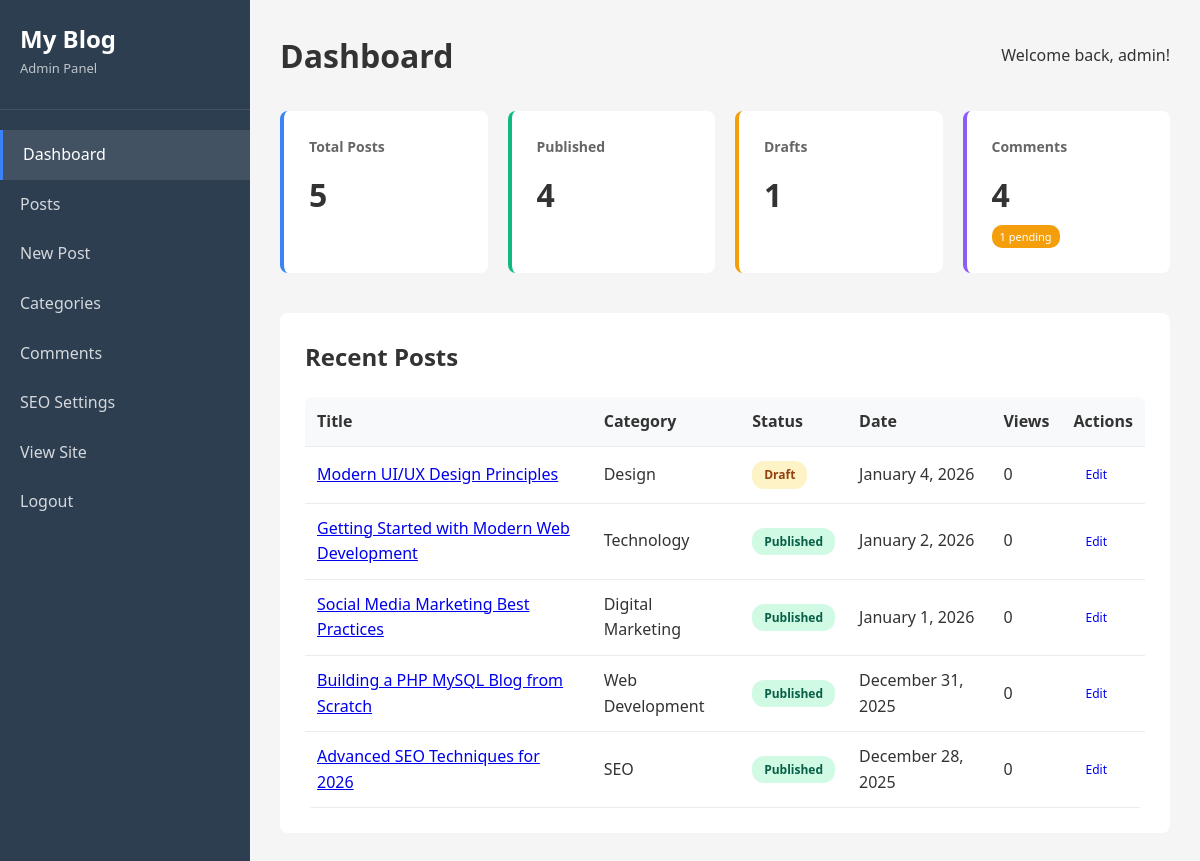
/admin/index.php (signed in), run on the app's committed database.
### tables this page shows
CREATE TABLE posts (
    id INT PRIMARY KEY AUTO_INCREMENT,
    author_id INT NOT NULL,
    category_id INT,
    title VARCHAR(255) NOT NULL,
    slug VARCHAR(255) UNIQUE NOT NULL,
    excerpt TEXT,
    content LONGTEXT NOT NULL,
    featured_image VARCHAR(255),
    status ENUM('draft', 'published', 'scheduled') DEFAULT 'draft',
    publish_date DATETIME,
    views INT DEFAULT 0,
    allow_comments BOOLEAN DEFAULT 1,
    meta_title VARCHAR(255),
    meta_description TEXT,
    meta_keywords TEXT,
    og_title VARCHAR(255),
    og_description TEXT,
    og_image VARCHAR(255),
    twitter_card VARCHAR(50) DEFAULT 'summary_large_image',
    canonical_url VARCHAR(255),
    schema_type VARCHAR(50) DEFAULT 'BlogPosting',
    created_at TIMESTAMP DEFAULT CURRENT_TIMESTAMP,
    updated_at TIMESTAMP DEFAULT CURRENT_TIMESTAMP ON UPDATE CURRENT_TIMESTAMP,
    FOREIGN KEY (author_id) REFERENCES users(id) ON DELETE CASCADE,
    FOREIGN KEY (category_id) REFERENCES categories(id) ON DELETE SET NULL,
    INDEX idx_slug (slug),
    INDEX idx_status (status),
    INDEX idx_publish_date (publish_date),
    INDEX idx_author (author_id),
    INDEX idx_category (category_id)
);

CREATE TABLE categories (
    id INT PRIMARY KEY AUTO_INCREMENT,
    name VARCHAR(100) UNIQUE NOT NULL,
    slug VARCHAR(100) UNIQUE NOT NULL,
    description TEXT,
    parent_id INT DEFAULT NULL,
    meta_title VARCHAR(255),
    meta_description TEXT,
    created_at TIMESTAMP DEFAULT CURRENT_TIMESTAMP,
    FOREIGN KEY (parent_id) REFERENCES categories(id) ON DELETE SET NULL,
    INDEX idx_slug (slug)
);

### includes/functions.php (called while the page is built, shortened)
<?php
require_once __DIR__ . '/config.php';
function getPosts($limit = 10, $offset = 0, $category_id = null, $tag_id = null, $search = null, $status = 'published') {
    global $pdo;
    $sql = "SELECT p.*, u.username as author_name, u.full_name as author_full_name, c.name as category_name, c.slug as category_slug,
            (SELECT COUNT(*) FROM comments WHERE post_id = p.id AND status = 'approved') as comment_count
            FROM posts p
            LEFT JOIN users u ON p.author_id = u.id
            LEFT JOIN categories c ON p.category_id = c.id";
    $params = [];
    $sql .= " ORDER BY p.publish_date DESC LIMIT ? OFFSET ?";
    $params[] = $limit;
    $params[] = $offset;
    $stmt = $pdo->prepare($sql);
    $stmt->execute($params);
    return $stmt->fetchAll();
}
function formatDate($date) {
    return date('F j, Y', strtotime($date));
}
?>

### admin/index.php (the view, shortened to what this page needs)
<?php
require_once '../includes/functions.php';
$stats = [
    'total_posts' => $pdo->query("SELECT COUNT(*) FROM posts")->fetchColumn(),
    'published_posts' => $pdo->query("SELECT COUNT(*) FROM posts WHERE status = 'published'")->fetchColumn(),
    'draft_posts' => $pdo->query("SELECT COUNT(*) FROM posts WHERE status = 'draft'")->fetchColumn(),
    'total_comments' => $pdo->query("SELECT COUNT(*) FROM comments")->fetchColumn(),
    'pending_comments' => $pdo->query("SELECT COUNT(*) FROM comments WHERE status = 'pending'")->fetchColumn(),
    'total_categories' => $pdo->query("SELECT COUNT(*) FROM categories")->fetchColumn(),
];
$recent_posts = getPosts(5, 0, null, null, null, null);
?>
<!DOCTYPE html>
<html lang="en">
<head>
    <link rel="stylesheet" href="<?php echo SITE_URL; ?>/css/style.css">
</head>
<body class="admin-page">
    <div class="admin-wrapper">
        <aside class="admin-sidebar">
            <div class="admin-logo">
                <h2><?php echo SITE_NAME; ?></h2>
                <p>Admin Panel</p>
            </div>
            <nav class="admin-nav">
                <a href="index.php" class="active">Dashboard</a>
                <a href="posts.php">Posts</a>
                <a href="new_post.php">New Post</a>
                <a href="categories.php">Categories</a>
                <a href="comments.php">Comments</a>
                <a href="settings.php">SEO Settings</a>
                <a href="<?php echo SITE_URL; ?>/index.php" target="_blank">View Site</a>
                <a href="logout.php">Logout</a>
            </nav>
        </aside>
        <main class="admin-main">
            <div class="admin-header">
                <h1>Dashboard</h1>
                <p>Welcome back, <?php echo $_SESSION['username']; ?>!</p>
            </div>
            <div class="stats-grid">
                <div class="stat-card stat-blue">
                    <h3>Total Posts</h3>
                    <p class="stat-number"><?php echo $stats['total_posts']; ?></p>
                </div>
                <div class="stat-card stat-green">
                    <h3>Published</h3>
                    <p class="stat-number"><?php echo $stats['published_posts']; ?></p>
                </div>
                <div class="stat-card stat-orange">
                    <h3>Drafts</h3>
                    <p class="stat-number"><?php echo $stats['draft_posts']; ?></p>
                </div>
                <div class="stat-card stat-purple">
                    <h3>Comments</h3>
                    <p class="stat-number"><?php echo $stats['total_comments']; ?></p>
                    <?php if ($stats['pending_comments'] > 0): ?>
                        <span class="badge"><?php echo $stats['pending_comments']; ?> pending</span>
                    <?php endif; ?>
                </div>
            </div>
            <div class="admin-section">
                <h2>Recent Posts</h2>
                <table class="data-table">
                    <thead>
                        <tr>
                            <th>Title</th>
                            <th>Category</th>
                            <th>Status</th>
                            <th>Date</th>
                            <th>Views</th>
                            <th>Actions</th>
                        </tr>
                    </thead>
                    <tbody>
                        <?php foreach ($recent_posts as $post): ?>
                            <tr>
                                <td><a href="<?php echo SITE_URL; ?>/post.php?slug=<?php echo $post['slug']; ?>" target="_blank"><?php echo htmlspecialchars($post['title']); ?></a></td>
                                <td><?php echo $post['category_name']; ?></td>
                                <td><span class="status-badge status-<?php echo $post['status']; ?>"><?php echo ucfirst($post['status']); ?></span></td>
                                <td><?php echo formatDate($post['publish_date'] ?: $post['created_at']); ?></td>
                                <td><?php echo $post['views']; ?></td>
                                <td>
                                    <a href="edit_post.php?id=<?php echo $post['id']; ?>" class="btn btn-sm">Edit</a>
                                </td>
                            </tr>
                        <?php endforeach; ?>
                    </tbody>
                </table>
            </div>
        </main>
    </div>
</body>
</html>

### css/style.css (style rules this page uses)
* { margin: 0; padding: 0; box-sizing: border-box; }
body { font-family: 'Segoe UI', Tahoma, Geneva, Verdana, sans-serif; background: #f8f9fa; color: #333; line-height: 1.6; }
.btn { display: inline-block; padding: 10px 20px; border-radius: 4px; text-decoration: none; border: none; cursor: pointer; font-size: 14px; transition: all 0.3s; }
.admin-page { background: #f5f5f5; }
.admin-wrapper { display: flex; min-height: 100vh; }
.admin-sidebar { width: 250px; background: #2c3e50; color: white; padding: 20px 0; }
.admin-logo { padding: 0 20px 30px; border-bottom: 1px solid rgba(255,255,255,0.1); }
.admin-logo h2 { color: white; }
.admin-logo p { color: rgba(255,255,255,0.7); font-size: 13px; }
.admin-nav { padding: 20px 0; }
.admin-nav a { display: block; padding: 12px 20px; color: rgba(255,255,255,0.8); text-decoration: none; transition: all 0.3s; }
.admin-nav a:hover, .admin-nav a.active { background: rgba(255,255,255,0.1); color: white; border-left: 3px solid #3b82f6; }
.admin-main { flex: 1; padding: 30px; overflow-y: auto; }
.admin-header { display: flex; justify-content: space-between; align-items: center; margin-bottom: 30px; }
.admin-header h1 { color: #333; }
.stats-grid { display: grid; grid-template-columns: repeat(auto-fit, minmax(200px, 1fr)); gap: 20px; margin-bottom: 40px; }
.stat-card { background: white; padding: 25px; border-radius: 8px; border-left: 4px solid; }
.stat-blue { border-left-color: #3b82f6; }
.stat-green { border-left-color: #10b981; }
.stat-orange { border-left-color: #f59e0b; }
.stat-purple { border-left-color: #8b5cf6; }
.stat-card h3 { font-size: 14px; color: #666; margin-bottom: 10px; }
.stat-number { font-size: 32px; font-weight: bold; color: #333; }
.badge { display: inline-block; background: #f59e0b; color: white; padding: 3px 8px; border-radius: 10px; font-size: 11px; margin-top: 5px; }
.admin-section { background: white; padding: 25px; border-radius: 8px; margin-bottom: 30px; }
.admin-section h2 { margin-bottom: 20px; }
.data-table { width: 100%; background: white; border-radius: 8px; overflow: hidden; border-collapse: collapse; }
.data-table th, .data-table td { padding: 12px; text-align: left; border-bottom: 1px solid #e9ecef; }
.data-table th { background: #f8f9fa; font-weight: 600; }
.status-badge { display: inline-block; padding: 4px 12px; border-radius: 12px; font-size: 12px; font-weight: 600; }
.status-published { background: #d1fae5; color: #065f46; }
.status-draft { background: #fef3c7; color: #92400e; }
.btn-sm { padding: 6px 12px; font-size: 12px; }

### data on the page
posts: title "Modern UI/UX Design Principles", category.name "Design", status "Draft", publish_date "January 4, 2026", views "0"
posts: title "Getting Started with Modern Web Development", category.name "Technology", status "Published", publish_date "January 2, 2026", views "0"
posts: title "Social Media Marketing Best Practices", category.name "Digital Marketing", status "Published", publish_date "January 1, 2026", views "0"
posts: title "Building a PHP MySQL Blog from Scratch", category.name "Web Development", status "Published", publish_date "December 31, 2025", views "0"
posts: title "Advanced SEO Techniques for 2026", category.name "SEO", status "Published", publish_date "December 28, 2025", views "0"

### other printed values
SITE_NAME "My Blog"
$_SESSION['username'] "admin"
$stats['total_posts'] "5"
$stats['published_posts'] "4"
$stats['draft_posts'] "1"
$stats['total_comments'] "4"
$stats['pending_comments'] "1"
